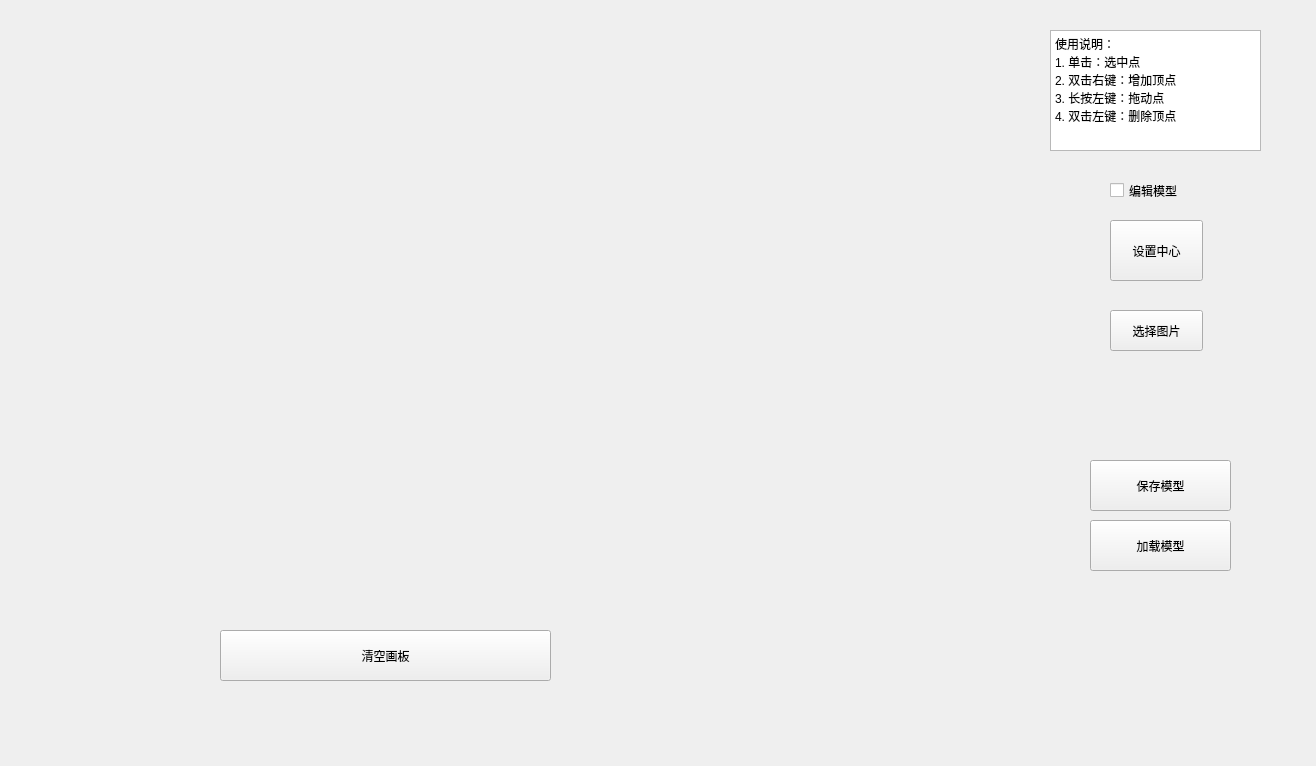
<?xml version="1.0" encoding="UTF-8"?>
<ui version="4.0">
 <class>model</class>
 <widget class="QWidget" name="model">
  <property name="geometry">
   <rect>
    <x>0</x>
    <y>0</y>
    <width>1316</width>
    <height>766</height>
   </rect>
  </property>
  <property name="windowTitle">
   <string>Form</string>
  </property>
  <widget class="QTextBrowser" name="textBrowser">
   <property name="geometry">
    <rect>
     <x>1050</x>
     <y>30</y>
     <width>211</width>
     <height>121</height>
    </rect>
   </property>
   <property name="html">
    <string>&lt;!DOCTYPE HTML PUBLIC &quot;-//W3C//DTD HTML 4.0//EN&quot; &quot;http://www.w3.org/TR/REC-html40/strict.dtd&quot;&gt;
&lt;html&gt;&lt;head&gt;&lt;meta name=&quot;qrichtext&quot; content=&quot;1&quot; /&gt;&lt;style type=&quot;text/css&quot;&gt;
p, li { white-space: pre-wrap; }
&lt;/style&gt;&lt;/head&gt;&lt;body style=&quot; font-family:'SimSun'; font-size:9pt; font-weight:400; font-style:normal;&quot;&gt;
&lt;p style=&quot; margin-top:0px; margin-bottom:0px; margin-left:0px; margin-right:0px; -qt-block-indent:0; text-indent:0px;&quot;&gt;使用说明：&lt;/p&gt;
&lt;p style=&quot; margin-top:0px; margin-bottom:0px; margin-left:0px; margin-right:0px; -qt-block-indent:0; text-indent:0px;&quot;&gt;&lt;span style=&quot; font-family:'微软雅黑'; vertical-align:middle;&quot;&gt;1. 单击：选中点 &lt;/span&gt;&lt;/p&gt;
&lt;p style=&quot; margin-top:0px; margin-bottom:0px; margin-left:0px; margin-right:0px; -qt-block-indent:0; text-indent:0px;&quot;&gt;&lt;span style=&quot; font-family:'微软雅黑'; vertical-align:middle;&quot;&gt;2. 双击右键：增加顶点 &lt;/span&gt;&lt;/p&gt;
&lt;p style=&quot; margin-top:0px; margin-bottom:0px; margin-left:0px; margin-right:0px; -qt-block-indent:0; text-indent:0px;&quot;&gt;&lt;span style=&quot; font-family:'微软雅黑'; vertical-align:middle;&quot;&gt;3. 长按左键：拖动点 &lt;/span&gt;&lt;/p&gt;
&lt;p style=&quot; margin-top:0px; margin-bottom:0px; margin-left:0px; margin-right:0px; -qt-block-indent:0; text-indent:0px;&quot;&gt;&lt;span style=&quot; font-family:'微软雅黑'; vertical-align:middle;&quot;&gt;4. 双击左键：删除顶点&lt;/span&gt;&lt;/p&gt;&lt;/body&gt;&lt;/html&gt;</string>
   </property>
  </widget>
  <widget class="QCheckBox" name="isEditModel">
   <property name="geometry">
    <rect>
     <x>1110</x>
     <y>170</y>
     <width>91</width>
     <height>41</height>
    </rect>
   </property>
   <property name="text">
    <string>编辑模型</string>
   </property>
  </widget>
  <widget class="QPushButton" name="saveModel">
   <property name="geometry">
    <rect>
     <x>1090</x>
     <y>460</y>
     <width>141</width>
     <height>51</height>
    </rect>
   </property>
   <property name="text">
    <string>保存模型</string>
   </property>
  </widget>
  <widget class="QPushButton" name="loadModel">
   <property name="geometry">
    <rect>
     <x>1090</x>
     <y>520</y>
     <width>141</width>
     <height>51</height>
    </rect>
   </property>
   <property name="text">
    <string>加载模型</string>
   </property>
  </widget>
  <widget class="QPushButton" name="cleanbtn">
   <property name="geometry">
    <rect>
     <x>220</x>
     <y>630</y>
     <width>331</width>
     <height>51</height>
    </rect>
   </property>
   <property name="text">
    <string>清空画板</string>
   </property>
  </widget>
  <widget class="QPushButton" name="setCenter">
   <property name="geometry">
    <rect>
     <x>1110</x>
     <y>220</y>
     <width>93</width>
     <height>61</height>
    </rect>
   </property>
   <property name="text">
    <string>设置中心</string>
   </property>
  </widget>
  <widget class="QPushButton" name="selectImg">
   <property name="geometry">
    <rect>
     <x>1110</x>
     <y>310</y>
     <width>93</width>
     <height>41</height>
    </rect>
   </property>
   <property name="text">
    <string>选择图片</string>
   </property>
  </widget>
 </widget>
 <resources/>
 <connections/>
</ui>
